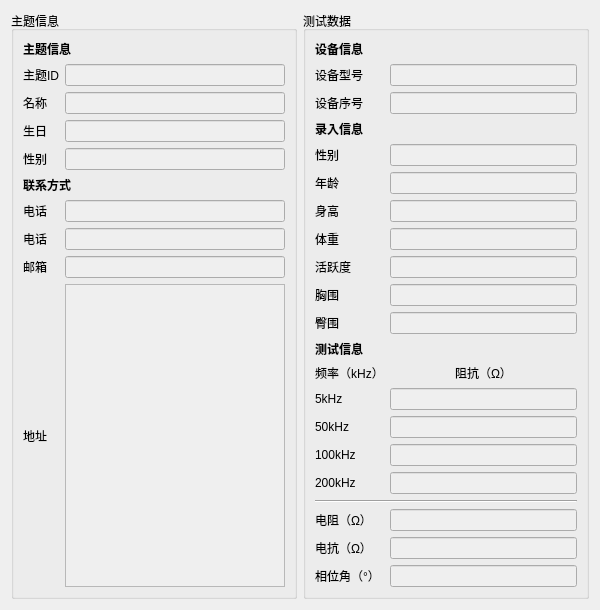
<?xml version="1.0" encoding="UTF-8"?>
<ui version="4.0">
 <class>RecentSubjWidget</class>
 <widget class="QWidget" name="RecentSubjWidget">
  <property name="geometry">
   <rect>
    <x>0</x>
    <y>0</y>
    <width>600</width>
    <height>541</height>
   </rect>
  </property>
  <property name="windowTitle">
   <string>最近主题</string>
  </property>
  <layout class="QHBoxLayout" name="horizontalLayout" stretch="1,1">
   <item>
    <widget class="QGroupBox" name="_subjInfoGroupBox">
     <property name="title">
      <string>主题信息</string>
     </property>
     <layout class="QGridLayout" name="gridLayout">
      <item row="2" column="0">
       <widget class="QLabel" name="_subjIdLabel">
        <property name="text">
         <string>主题ID</string>
        </property>
       </widget>
      </item>
      <item row="2" column="1">
       <widget class="QLineEdit" name="_subjIdLineEdit">
        <property name="enabled">
         <bool>false</bool>
        </property>
       </widget>
      </item>
      <item row="3" column="0">
       <widget class="QLabel" name="_subjNameLabel">
        <property name="text">
         <string>名称</string>
        </property>
       </widget>
      </item>
      <item row="4" column="1">
       <widget class="QLineEdit" name="_subjBirthdayLineEdit">
        <property name="enabled">
         <bool>false</bool>
        </property>
       </widget>
      </item>
      <item row="3" column="1">
       <widget class="QLineEdit" name="_subjNameLineEdit">
        <property name="enabled">
         <bool>false</bool>
        </property>
       </widget>
      </item>
      <item row="5" column="1">
       <widget class="QLineEdit" name="_subjSexLineEdit">
        <property name="enabled">
         <bool>false</bool>
        </property>
       </widget>
      </item>
      <item row="4" column="0">
       <widget class="QLabel" name="_subjBirthdayLabel">
        <property name="text">
         <string>生日</string>
        </property>
       </widget>
      </item>
      <item row="7" column="0">
       <widget class="QLabel" name="_subjTelNoLabel">
        <property name="text">
         <string>电话</string>
        </property>
       </widget>
      </item>
      <item row="7" column="1">
       <widget class="QLineEdit" name="_subjTelNoLineEdit">
        <property name="enabled">
         <bool>false</bool>
        </property>
       </widget>
      </item>
      <item row="5" column="0">
       <widget class="QLabel" name="_subjSexLabel">
        <property name="text">
         <string>性别</string>
        </property>
       </widget>
      </item>
      <item row="9" column="0">
       <widget class="QLabel" name="_subjEmailLabel">
        <property name="text">
         <string>邮箱</string>
        </property>
       </widget>
      </item>
      <item row="9" column="1">
       <widget class="QLineEdit" name="_subjEmailLineEdit">
        <property name="enabled">
         <bool>false</bool>
        </property>
       </widget>
      </item>
      <item row="6" column="0" colspan="2">
       <widget class="QLabel" name="_contactLabel">
        <property name="font">
         <font>
          <weight>75</weight>
          <bold>true</bold>
         </font>
        </property>
        <property name="text">
         <string>联系方式</string>
        </property>
       </widget>
      </item>
      <item row="1" column="0" colspan="2">
       <widget class="QLabel" name="_subjInfoLabel">
        <property name="font">
         <font>
          <weight>75</weight>
          <bold>true</bold>
         </font>
        </property>
        <property name="text">
         <string>主题信息</string>
        </property>
       </widget>
      </item>
      <item row="8" column="0">
       <widget class="QLabel" name="_subjMobNoLabel">
        <property name="text">
         <string>电话</string>
        </property>
       </widget>
      </item>
      <item row="8" column="1">
       <widget class="QLineEdit" name="_subjMobNoLineEdit">
        <property name="enabled">
         <bool>false</bool>
        </property>
       </widget>
      </item>
      <item row="10" column="0">
       <widget class="QLabel" name="_addrLabel">
        <property name="text">
         <string>地址</string>
        </property>
       </widget>
      </item>
      <item row="10" column="1">
       <widget class="QTextEdit" name="_subjAddrTextEdit">
        <property name="enabled">
         <bool>false</bool>
        </property>
       </widget>
      </item>
     </layout>
    </widget>
   </item>
   <item>
    <widget class="QGroupBox" name="_testDataGroupBox">
     <property name="title">
      <string>测试数据</string>
     </property>
     <layout class="QGridLayout" name="gridLayout_3">
      <item row="9" column="1">
       <widget class="QLineEdit" name="_waistLineEdit">
        <property name="enabled">
         <bool>false</bool>
        </property>
       </widget>
      </item>
      <item row="8" column="0">
       <widget class="QLabel" name="_activityLabel">
        <property name="text">
         <string>活跃度</string>
        </property>
       </widget>
      </item>
      <item row="4" column="1">
       <widget class="QLineEdit" name="_sexLineEdit">
        <property name="enabled">
         <bool>false</bool>
        </property>
        <property name="font">
         <font>
          <weight>75</weight>
          <bold>true</bold>
         </font>
        </property>
       </widget>
      </item>
      <item row="6" column="0">
       <widget class="QLabel" name="_heightLabel">
        <property name="text">
         <string>身高</string>
        </property>
       </widget>
      </item>
      <item row="7" column="1">
       <widget class="QLineEdit" name="_weightLineEdit">
        <property name="enabled">
         <bool>false</bool>
        </property>
       </widget>
      </item>
      <item row="6" column="1">
       <widget class="QLineEdit" name="_heightLineEdit">
        <property name="enabled">
         <bool>false</bool>
        </property>
       </widget>
      </item>
      <item row="5" column="0">
       <widget class="QLabel" name="_ageLabel">
        <property name="text">
         <string>年龄</string>
        </property>
       </widget>
      </item>
      <item row="1" column="1">
       <widget class="QLineEdit" name="_devModelLineEdit">
        <property name="enabled">
         <bool>false</bool>
        </property>
       </widget>
      </item>
      <item row="2" column="1">
       <widget class="QLineEdit" name="_devSeriNumLineEdit">
        <property name="enabled">
         <bool>false</bool>
        </property>
       </widget>
      </item>
      <item row="1" column="0">
       <widget class="QLabel" name="_devModelLabel">
        <property name="text">
         <string>设备型号</string>
        </property>
       </widget>
      </item>
      <item row="2" column="0">
       <widget class="QLabel" name="_devSeriNumLabel">
        <property name="text">
         <string>设备序号</string>
        </property>
       </widget>
      </item>
      <item row="0" column="0" colspan="2">
       <widget class="QLabel" name="_devInfoLabel">
        <property name="font">
         <font>
          <weight>75</weight>
          <bold>true</bold>
         </font>
        </property>
        <property name="text">
         <string>设备信息</string>
        </property>
       </widget>
      </item>
      <item row="5" column="1">
       <widget class="QLineEdit" name="_ageLineEdit">
        <property name="enabled">
         <bool>false</bool>
        </property>
       </widget>
      </item>
      <item row="3" column="0" colspan="2">
       <widget class="QLabel" name="_entryInfoLabel">
        <property name="font">
         <font>
          <weight>75</weight>
          <bold>true</bold>
         </font>
        </property>
        <property name="text">
         <string>录入信息</string>
        </property>
       </widget>
      </item>
      <item row="9" column="0">
       <widget class="QLabel" name="_waistLabel">
        <property name="text">
         <string>胸围</string>
        </property>
       </widget>
      </item>
      <item row="4" column="0">
       <widget class="QLabel" name="_sexLabel">
        <property name="text">
         <string>性别</string>
        </property>
       </widget>
      </item>
      <item row="10" column="0">
       <widget class="QLabel" name="_hipLabel">
        <property name="text">
         <string>臀围</string>
        </property>
       </widget>
      </item>
      <item row="8" column="1">
       <widget class="QLineEdit" name="_activityLineEdit">
        <property name="enabled">
         <bool>false</bool>
        </property>
       </widget>
      </item>
      <item row="7" column="0">
       <widget class="QLabel" name="_weightLabel">
        <property name="text">
         <string>体重</string>
        </property>
       </widget>
      </item>
      <item row="11" column="0" colspan="2">
       <widget class="QLabel" name="_testInfoLabel">
        <property name="font">
         <font>
          <weight>75</weight>
          <bold>true</bold>
         </font>
        </property>
        <property name="text">
         <string>测试信息</string>
        </property>
       </widget>
      </item>
      <item row="13" column="0">
       <widget class="QLabel" name="_5kHzLabel">
        <property name="text">
         <string>5kHz</string>
        </property>
       </widget>
      </item>
      <item row="13" column="1">
       <widget class="QLineEdit" name="_5kHzLineEdit">
        <property name="enabled">
         <bool>false</bool>
        </property>
       </widget>
      </item>
      <item row="19" column="1">
       <widget class="QLineEdit" name="_reacLineEdit">
        <property name="enabled">
         <bool>false</bool>
        </property>
       </widget>
      </item>
      <item row="14" column="1">
       <widget class="QLineEdit" name="_50kHzLineEdit">
        <property name="enabled">
         <bool>false</bool>
        </property>
       </widget>
      </item>
      <item row="16" column="1">
       <widget class="QLineEdit" name="_100kHzLineEdit">
        <property name="enabled">
         <bool>false</bool>
        </property>
       </widget>
      </item>
      <item row="14" column="0">
       <widget class="QLabel" name="_50kHzLabel">
        <property name="text">
         <string>50kHz</string>
        </property>
       </widget>
      </item>
      <item row="16" column="0">
       <widget class="QLabel" name="_100kHzLabel">
        <property name="text">
         <string>100kHz</string>
        </property>
       </widget>
      </item>
      <item row="19" column="0">
       <widget class="QLabel" name="_reacLabel">
        <property name="text">
         <string>电阻（Ω）</string>
        </property>
       </widget>
      </item>
      <item row="17" column="1">
       <widget class="QLineEdit" name="_200kHzLineEdit">
        <property name="enabled">
         <bool>false</bool>
        </property>
       </widget>
      </item>
      <item row="18" column="0" colspan="2">
       <widget class="Line" name="line">
        <property name="orientation">
         <enum>Qt::Horizontal</enum>
        </property>
       </widget>
      </item>
      <item row="17" column="0">
       <widget class="QLabel" name="_200kHzLabel">
        <property name="text">
         <string>200kHz</string>
        </property>
       </widget>
      </item>
      <item row="12" column="0">
       <widget class="QLabel" name="_freqLabel">
        <property name="text">
         <string>频率（kHz）</string>
        </property>
        <property name="alignment">
         <set>Qt::AlignCenter</set>
        </property>
       </widget>
      </item>
      <item row="12" column="1">
       <widget class="QLabel" name="_impeLabel">
        <property name="text">
         <string>阻抗（Ω）</string>
        </property>
        <property name="alignment">
         <set>Qt::AlignCenter</set>
        </property>
       </widget>
      </item>
      <item row="20" column="0">
       <widget class="QLabel" name="_reactLabel">
        <property name="text">
         <string>电抗（Ω）</string>
        </property>
       </widget>
      </item>
      <item row="20" column="1">
       <widget class="QLineEdit" name="_reactLineEdit">
        <property name="enabled">
         <bool>false</bool>
        </property>
       </widget>
      </item>
      <item row="10" column="1">
       <widget class="QLineEdit" name="_hipLineEdit">
        <property name="enabled">
         <bool>false</bool>
        </property>
       </widget>
      </item>
      <item row="21" column="0">
       <widget class="QLabel" name="_phaseAngleLabel">
        <property name="text">
         <string>相位角（°）</string>
        </property>
       </widget>
      </item>
      <item row="21" column="1">
       <widget class="QLineEdit" name="_phaseAngleLineEdit">
        <property name="enabled">
         <bool>false</bool>
        </property>
       </widget>
      </item>
     </layout>
    </widget>
   </item>
  </layout>
 </widget>
 <resources/>
 <connections/>
</ui>
